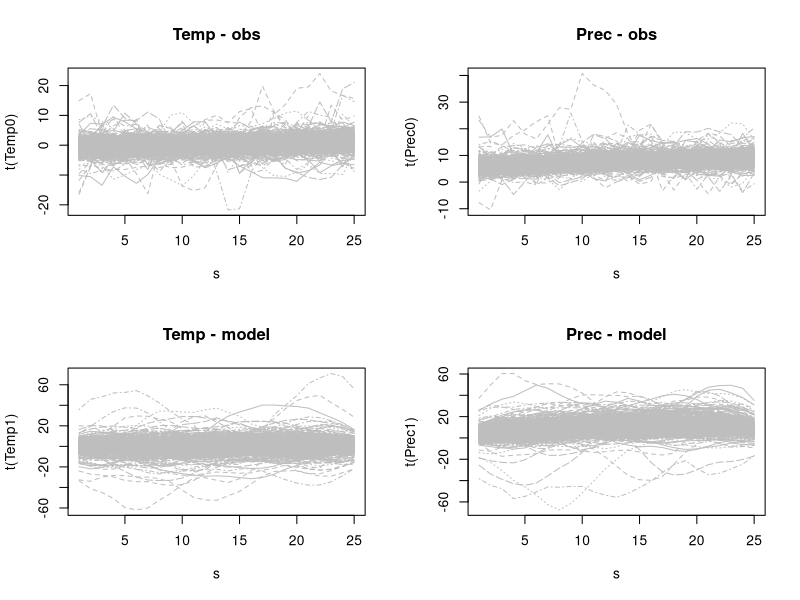
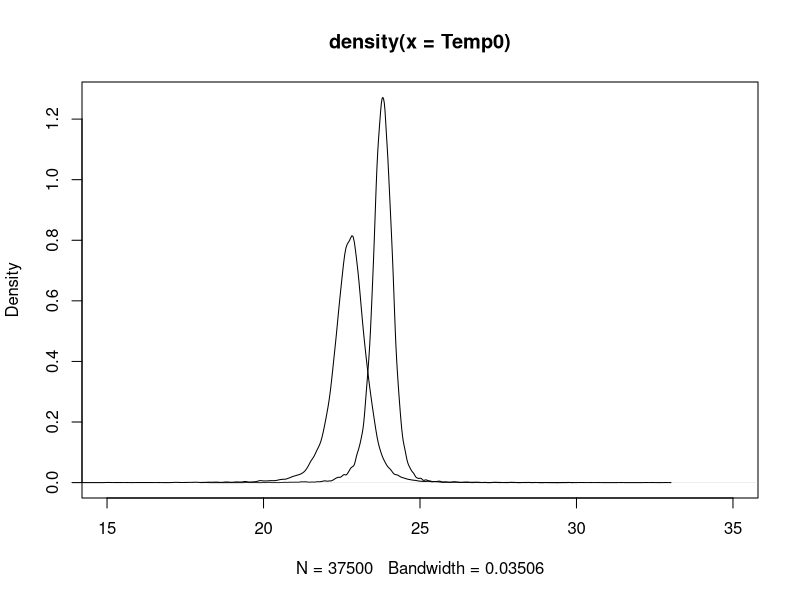
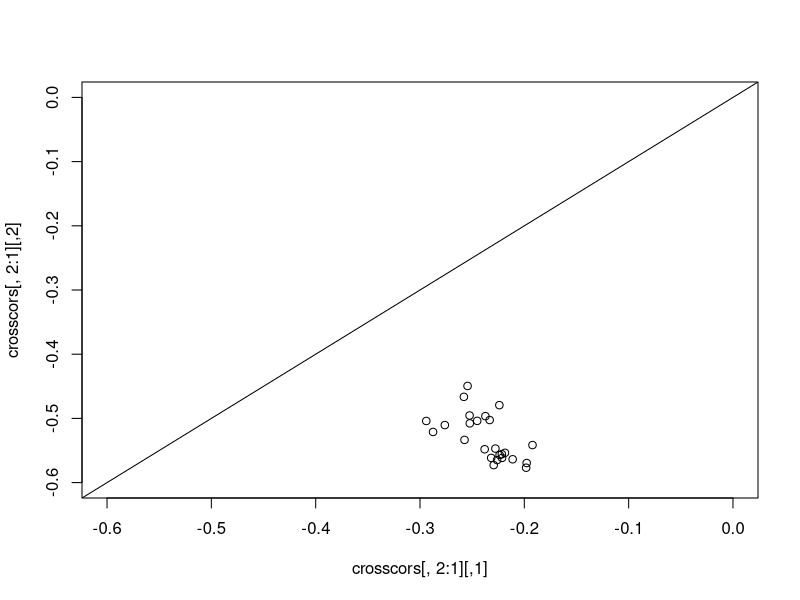
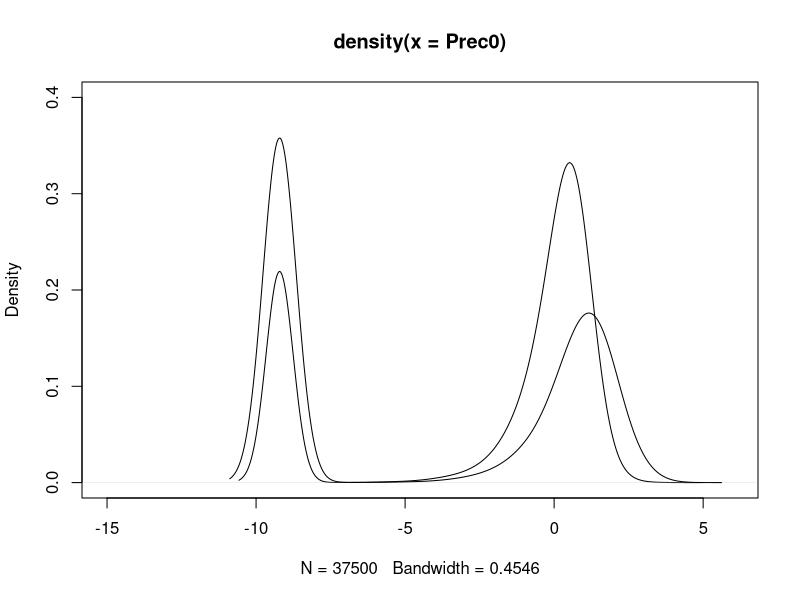

Write the R code that produced these figures, in order.
rm(list=ls())
library(fields)
library(sn)
library(scales)
set.seed(0)
m        <- 25          # Number of spatial locations
s        <- 1:m
mu       <- c(2*s/m+0,  # Temp-obs
              3*s/m+5,  # Precip-obs
              1*s/m+0,  # Temp-model
              2*s/m+1)  # Precip-model    
d        <- rdist(s,s)
Omega    <- exp(-d/5)   # Spatial correlation
rho      <- diag(4)     # Cross correlations
rho[1,2] <- rho[2,1] <- .8  # Cor(temp,prec) for obs
rho[1,3] <- rho[3,1] <- .5
rho[1,4] <- rho[4,1] <- .5
rho[2,3] <- rho[3,2] <- .5
rho[2,4] <- rho[4,2] <- .5
rho[4,3] <- rho[3,4] <- .4 # Cor(temp,prec) for model
ss   <- diag(c(1,-1,1,-1))
rho <- ss%*%rho%*%ss

skew   <- c(0,100,0,10) # Skewness
df     <- 3             # Degrees of freedom
Smooth <- exp(-d/2)     # Extra smoothing for the model output

Sig    <- kronecker(rho,Omega)
alpha  <- rep(skew,each=m)
dat    <- rmst(n=50*30, xi=mu, Omega=Sig, alpha=alpha,nu=df) #1 month for 50 years
Temp0  <- dat[,1:m+0*m]
Prec0  <- dat[,1:m+1*m]
Temp1  <- dat[,1:m+2*m]%*%Smooth
Prec1  <- dat[,1:m+3*m]%*%Smooth

par(mfrow=c(2,2))
matplot(s,t(Temp0),type="l",col="gray",main="Temp - obs")
matplot(s,t(Prec0),type="l",col="gray",main="Prec - obs")
matplot(s,t(Temp1),type="l",col="gray",main="Temp - model")
matplot(s,t(Prec1),type="l",col="gray",main="Prec - model")
par(mfrow=c(1,1))

summary(c(Temp0))
summary(c(Temp1))

#tails go out too far so bringing them back in a bit
t0q <- quantile(c(Temp0),c(0.05,0.999)) 
t1q <- quantile(c(Temp1),c(0.05,0.99))
Temp0 <- rescale(Temp0,to=t0q)
Temp1 <- rescale(Temp1,to=t1q)

Temp0 <- Temp0 + 20
Temp1 <- Temp1 + 20

plot(density(Temp0),xlim=c(15,35))
lines(density(Temp1))

summary(c(Prec1))
summary(c(Prec0))
p0q <- quantile(c(Prec0),0.25) #25% will become 0s
p1q <- quantile(c(Prec1),0.5) #50% will become 0s

# scale shifting prcp
Prec0 <- Prec0 - p0q 
Prec1 <- Prec1 - p1q
summary(c(Prec1))
summary(c(Prec0))

#thresholding to 0
Prec0[Prec0<0] = 0 
Prec1[Prec1<0] = 0

#log transform like we normally do
Prec1 = log(Prec1 + 0.0001)
Prec0 = log(Prec0 + 0.0001)

cor(c(Prec0),c(Temp0)) #cross correlation for obs
cor(c(Prec1),c(Temp1)) #cross correlation for model

crosscors <- matrix(NA,25,2)
for(i in 1:25){
    crosscors[i,1] <- cor(Temp0[,i],Prec0[,i])
    crosscors[i,2] <- cor(Temp1[,i],Prec1[,i])
}

plot(crosscors[,2:1],xlim=c(-0.6,0),ylim=c(-0.6,0))
abline(0,1)

plot(density(Prec0), ylim=c(0,0.4),xlim = c(-15,6)) #obs prcp (more 0s)
lines(density(Prec1)) #model prcp (fewer 0s)
